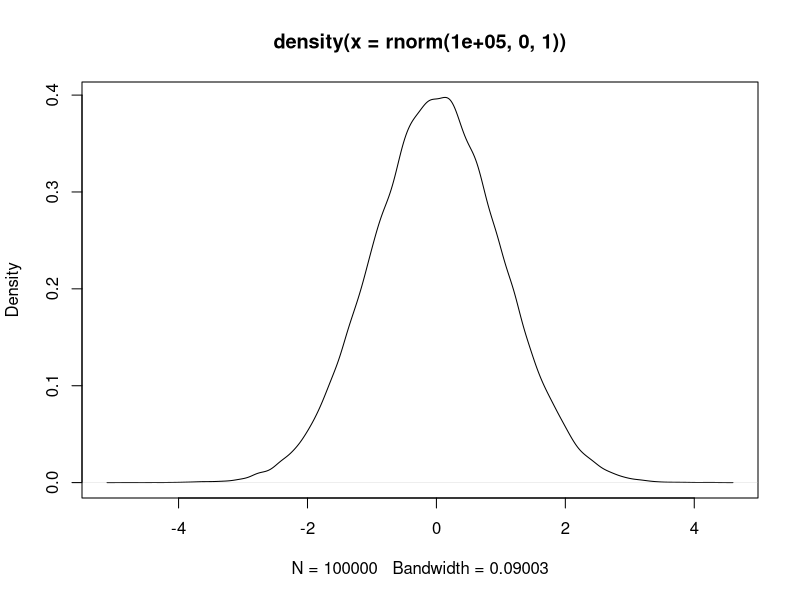

Recreate this plot in R. (Note: this script raises an error after producing the figure.)
#====================#
# 01.통계분석의 이해 #
#====================#

###############
# 7. Sampling #
###############
# sample() 표본추출 함수 
sample(1:100,5) # 비복원추출(default) - 랜덤으로 1~100까지 5개 숫자 추출  
sample(1:100,5,replace=T) # 복원추출이므로 같은 숫자 5개 나올 수도 있음 
sample(1:100,5,replace=T,prob=1:100) # 가중치 부여 표본이 뽑힐 확률 부여 

install.packages("sampling")  # 데이터변환 - 개수축소 패키지 
library(sampling)
data(iris)

# 비복원 층화추출 - 층별로 다른 수의 표본 추출 
x<-strata(c("Species"),size=c(2,2,2),method="srswor",data=iris)
# srswor =  simple random sampling without replacement 비복원 단순 임의 추출 
getdata(iris,x)

# 복원 층화추출
x<-strata(c("Species"),size=c(2,2,2),method="srswr",data=iris)
# srswr = 복원 단순 임의 추출 
getdata(iris,x)

# 그룹별로 데이터에 대한 기술통계량을 구하거나, 정렬하거나, 
# 표본을 추출할 때에 유용한 함수를 제공하는 패키지
install.packages("doBy")
library(doBy)

# 계통 샘플 추출
x<-data.frame(x=1:100)
sampleBy(~1, frac=.3, data=x,systematic=T) # 그룹별로 표본추출하기
## 사용법 : sampleBy(formula=, frac=, replace=, systematic=, data=)
## formula는 다양한 형태의 수식을 지정
## frac은 추출한 표본의 비율이며, 기본은 10%
## replace은 복원추출 여부를 의미하며, TRUE는 복원, FALSE는 비복원
## systematic은 계통추출 여부를 의미하며, TRUE는 계통추출, FALSE는 임의추출

## 계통추출 : 모집단의 모든 요소에 일련번호를 붙이고, 처음 하나의 표본을 임의추출하고, ## 일정한 간격으로 추출하는 방법이다. 


###############
# 9. 확률분포 #
###############난수 'random number'
# 난수발생: 평균이 10 이고, 표준편차가256인 정규분포 5개 난수 발생
rnorm(5, mean=10, sd=256)

# 확률계산: 평균이 0 이고, 표준편차가 1인 표준정규분포에서 X<=0의 확률
pnorm(0,mean=0,sd=1)

# 표준정규분포에서 누적확률이 0.9인 x
qnorm(0.9, mean=0,sd=1)

# 표준정규분포에서 누적확률이 0.95인 x
qnorm(0.95, mean=0,sd=1)

# 표준정규분포에서 누적확률이 0.99인 x
qnorm(0.99, mean=0,sd=1)

# 확률밀도함수: 표준정규분포 확률밀도함수에서 x=0의 확률
dnorm(0, mean=0, sd=1)
dnorm(0)

# 표준정규분포 그리기
plot(density(rnorm(100000,0,1)))


#########################
# 11.추정과 검정의 사례 #
#########################
# (1) 단일 표본 평균에 대한 추정 및 검정사례
x<-rnorm(1000)
x
t.test(x)

# (2) 2개 표본 평균에 대한 추정 및 검정 사례
data(sleep)
sleep # 최면성 약물을 10명의 환자에게 투여했을 때 수면 시간의 증가를 기록 
# 두 모집단의 모평균 차이에 대한 추정과 검정 : t-test
# 방법 1 : x ~ factor, data = data.frame // var.equal => 등분산 검정 
t.test(extra~group, data=sleep, paired=F, var.equal=T)
t.test(extra~group, data=sleep, paired=T, var.equal=T)

# (3) 기타 사례
# 이표본분산 - 두 모집단으로부터의 표본으로부터 분산을 구해 두 모집단의 분산이 
# 동일한지를 알아보는 방법
data(iris)
var.test(iris$Sepal.Width,iris$Sepal.Length) #  꽃받침 너비와 길이에 대한 분산비교 
# var.test() 두 집단의 분산비 σ1/σ2에 대한 가설 검정을 수행
# p-value = 3.595e-14 => 0에 한없이 가까워지는 수 두 표본의 분산은 같지 않다.  
# (귀무가설 기각) 

# 일표본비율 => 두 모집단의 모비율 차이에 대한 추정과 검정
# yes/no, success/failure로 구분이 되는 범주형 변수에 대해 집단 간 차이가 있는지 확인 
prop.test(42,100)
# prob.test(x, n, alternative = c("two.sided", "less", "greater"), conf.level= 0.95)
# x => Number of events / n => Number of trials / conf.level 95% 신뢰구간 

# 예제 )  A회사 직장인 500명과 B회사 직장인 600명을 대상으로 조사를 한 결과,     #
# A회사 직장인의 흡연율은 33%, B회사 직장인의 흡연율은 41%로 나타났다.           #
# 그러면 A회사와 B회사 직장인의 흡연율(proportion of smokers)에는 차이가 있다고  #
# 할 수 있는지 유의수준 (significance level) 5% 에서 검정하시오.                 #

#귀무가설 Ho : A회사와 B회사의 흡연율은 차이가 없다 (p1 - p2 = 0)
#대립가설 H1 : A회사와 B회사의 흡연율은 차이가 있다 (p1 - p2 != 0)

# prop <- c(0.33, 0.41)   => proportion of events
# n <- c(500, 600)        =>number of trials
# x <- prop*n             =>number of events

binom.test(42,100) # 이항검정을 수행하고 결과를 알려주는 R언어 함수

# 이표본비율(귀무가설: 성공,실패의 확률이 같다)
prop.test(c(44,55),c(100,90))

# 상관계수 검정: 양측검정에서 0.05이하면 귀무가설 기각
cor.test(c(1,2,3,4,5),c(1,0,3,4,5),method="pearson")

# 독립성 검정
install.packages("survey")
library(survey)
library(MASS)
s.tab<-xtabs(~Sex+Exer,data=survey) # 분할표
s.tab
chisq.test(s.tab)  # 카이제곱 검정 

# 정규분포의 값인지 검정
shapiro.test(rnorm(1000))

# 정규분포인지 검정
ks.test(rnorm(100),runif(100))
